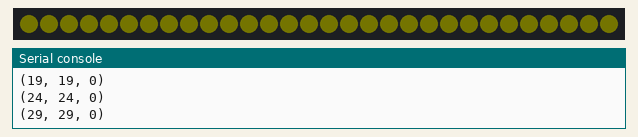
Bench run of a program on a simulated CircuitPython board. On the bench: 30 RGB LEDs in strip order, left to right, the last lines printed to the serial console. Dim RGB values are drawn brighter than linear; random numbers come from a fixed seed.

Above: at 0.16 s.
At 5.29 s:
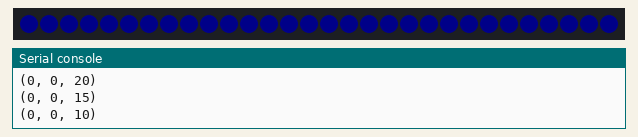
At 10.74 s:
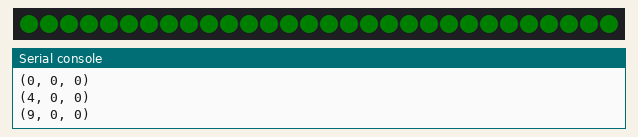
At 21.64 s:
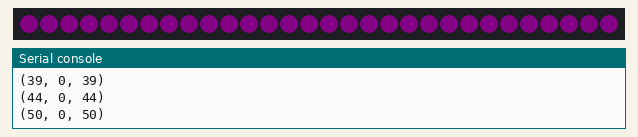
At 30.62 s:
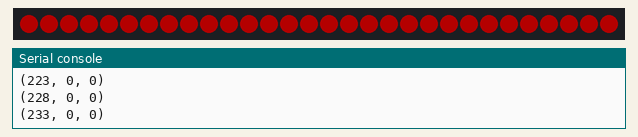
At 39.6 s:
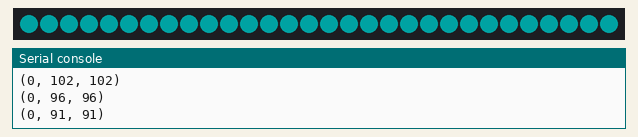

The program:

fade.py
```python
import board
from neopixel import NeoPixel
import time
import random

np = NeoPixel(board.D2, 30, auto_write=False, brightness=0.3)
red = (255, 0, 0)
blue = (0, 0, 255)
green = (0, 255, 0)
purple = (255, 0, 255)
yellow = (255, 255, 0)
cyan = (0, 255, 255)
val = [red, yellow, green, cyan, blue, purple]


def fade_out(color, fading = 0.025, rob = 50):
    red_rat = color[0] / rob
    red_org = color[0]
    green_rat = color[1] / rob
    green_org = color[1]
    blue_rat = color[2] / rob
    blue_org = color[2]
    for i in range(1, 51):
        rad = red_org - i * red_rat
        gran = green_org - i * green_rat
        blau = blue_org - i * blue_rat
        np.fill((rad, gran, blau))
        np.show()
        print(np[0])
        time.sleep(fading)

def fade_in(colors, fading = 0.025, rob = 50):
    red_rat = colors[0] / rob
    red_org = colors[0]
    green_rat = colors[1] / rob
    green_org = colors[1]
    blue_rat = colors[2] / rob
    blue_org = colors[2]
    for i in range(1, 51):
        rad = red_org + i * red_rat
        gran = green_org + i * green_rat
        blau = blue_org + i * blue_rat
        np.fill((rad, gran, blau))
        np.show()
        print(np[0])
        time.sleep(fading)


def lights():
    while True:
        rainbows = random.choice(val)
        fade_in(rainbows)
        fade_out(rainbows)

lights()
```
